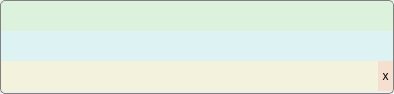
<?xml version="1.0" encoding="UTF-8"?>
<ui version="4.0">
 <class>Form</class>
 <widget class="QWidget" name="Form">
  <property name="geometry">
   <rect>
    <x>0</x>
    <y>0</y>
    <width>394</width>
    <height>94</height>
   </rect>
  </property>
  <property name="sizePolicy">
   <sizepolicy hsizetype="Minimum" vsizetype="Preferred">
    <horstretch>0</horstretch>
    <verstretch>0</verstretch>
   </sizepolicy>
  </property>
  <property name="minimumSize">
   <size>
    <width>0</width>
    <height>64</height>
   </size>
  </property>
  <property name="maximumSize">
   <size>
    <width>16777215</width>
    <height>94</height>
   </size>
  </property>
  <property name="windowTitle">
   <string>Form</string>
  </property>
  <property name="styleSheet">
   <string notr="true">#WidgetUp{background-color: rgba(150, 255, 150,50);}
#WidgetDown{background-color: rgba(255, 255, 150, 50);}
#WidgetMiddle{background-color: rgba(150, 255, 255, 50);}
QLineEdit{margin:2px;background-color:rgba(0,0,0,0);}
QToolButton#ClearButton{border:0px;background-color: rgba(255, 150, 150, 50);}
#LineFrame{border:0.5px solid gray;border-radius:5px;}</string>
  </property>
  <layout class="QGridLayout" name="gridLayout">
   <property name="leftMargin">
    <number>0</number>
   </property>
   <property name="topMargin">
    <number>0</number>
   </property>
   <property name="rightMargin">
    <number>0</number>
   </property>
   <property name="bottomMargin">
    <number>0</number>
   </property>
   <property name="spacing">
    <number>0</number>
   </property>
   <item row="0" column="0">
    <widget class="QFrame" name="LineFrame">
     <property name="sizePolicy">
      <sizepolicy hsizetype="MinimumExpanding" vsizetype="Minimum">
       <horstretch>0</horstretch>
       <verstretch>0</verstretch>
      </sizepolicy>
     </property>
     <property name="frameShape">
      <enum>QFrame::StyledPanel</enum>
     </property>
     <property name="frameShadow">
      <enum>QFrame::Raised</enum>
     </property>
     <layout class="QVBoxLayout" name="verticalLayout" stretch="0,0,0">
      <property name="spacing">
       <number>0</number>
      </property>
      <property name="leftMargin">
       <number>0</number>
      </property>
      <property name="topMargin">
       <number>0</number>
      </property>
      <property name="rightMargin">
       <number>0</number>
      </property>
      <property name="bottomMargin">
       <number>0</number>
      </property>
      <item>
       <widget class="QWidget" name="WidgetUp" native="true">
        <property name="minimumSize">
         <size>
          <width>0</width>
          <height>30</height>
         </size>
        </property>
        <property name="maximumSize">
         <size>
          <width>16777215</width>
          <height>30</height>
         </size>
        </property>
        <layout class="QHBoxLayout" name="horizontalLayout_2">
         <property name="leftMargin">
          <number>0</number>
         </property>
         <property name="topMargin">
          <number>0</number>
         </property>
         <property name="rightMargin">
          <number>0</number>
         </property>
         <property name="bottomMargin">
          <number>0</number>
         </property>
         <item>
          <widget class="QLineEdit" name="TextBrowserOrigin">
           <property name="minimumSize">
            <size>
             <width>0</width>
             <height>30</height>
            </size>
           </property>
           <property name="maximumSize">
            <size>
             <width>16777215</width>
             <height>30</height>
            </size>
           </property>
           <property name="mouseTracking">
            <bool>false</bool>
           </property>
           <property name="focusPolicy">
            <enum>Qt::NoFocus</enum>
           </property>
           <property name="frame">
            <bool>false</bool>
           </property>
           <property name="readOnly">
            <bool>true</bool>
           </property>
           <property name="clearButtonEnabled">
            <bool>false</bool>
           </property>
          </widget>
         </item>
        </layout>
       </widget>
      </item>
      <item>
       <widget class="QWidget" name="WidgetMiddle" native="true">
        <property name="minimumSize">
         <size>
          <width>0</width>
          <height>0</height>
         </size>
        </property>
        <property name="maximumSize">
         <size>
          <width>16777215</width>
          <height>30</height>
         </size>
        </property>
        <layout class="QHBoxLayout" name="horizontalLayout">
         <property name="spacing">
          <number>0</number>
         </property>
         <property name="leftMargin">
          <number>0</number>
         </property>
         <property name="topMargin">
          <number>0</number>
         </property>
         <property name="rightMargin">
          <number>0</number>
         </property>
         <property name="bottomMargin">
          <number>0</number>
         </property>
         <item>
          <widget class="QLineEdit" name="TextBrowserTranslated">
           <property name="sizePolicy">
            <sizepolicy hsizetype="Expanding" vsizetype="Fixed">
             <horstretch>0</horstretch>
             <verstretch>0</verstretch>
            </sizepolicy>
           </property>
           <property name="minimumSize">
            <size>
             <width>0</width>
             <height>30</height>
            </size>
           </property>
           <property name="maximumSize">
            <size>
             <width>16777215</width>
             <height>30</height>
            </size>
           </property>
           <property name="mouseTracking">
            <bool>false</bool>
           </property>
           <property name="focusPolicy">
            <enum>Qt::NoFocus</enum>
           </property>
           <property name="frame">
            <bool>false</bool>
           </property>
           <property name="readOnly">
            <bool>true</bool>
           </property>
           <property name="clearButtonEnabled">
            <bool>false</bool>
           </property>
          </widget>
         </item>
        </layout>
       </widget>
      </item>
      <item>
       <widget class="QWidget" name="WidgetDown" native="true">
        <property name="minimumSize">
         <size>
          <width>0</width>
          <height>30</height>
         </size>
        </property>
        <property name="maximumSize">
         <size>
          <width>16777215</width>
          <height>30</height>
         </size>
        </property>
        <layout class="QHBoxLayout" name="horizontalLayout_3">
         <property name="spacing">
          <number>0</number>
         </property>
         <property name="leftMargin">
          <number>0</number>
         </property>
         <property name="topMargin">
          <number>0</number>
         </property>
         <property name="rightMargin">
          <number>0</number>
         </property>
         <property name="bottomMargin">
          <number>0</number>
         </property>
         <item>
          <widget class="QLineEdit" name="TextEditTranslate">
           <property name="minimumSize">
            <size>
             <width>0</width>
             <height>30</height>
            </size>
           </property>
           <property name="maximumSize">
            <size>
             <width>16777215</width>
             <height>30</height>
            </size>
           </property>
           <property name="focusPolicy">
            <enum>Qt::TabFocus</enum>
           </property>
           <property name="frame">
            <bool>false</bool>
           </property>
          </widget>
         </item>
         <item>
          <widget class="QLabel" name="WarningLabel">
           <property name="toolTipDuration">
            <number>0</number>
           </property>
           <property name="text">
            <string/>
           </property>
          </widget>
         </item>
         <item>
          <widget class="QLabel" name="TextLengthLabel">
           <property name="text">
            <string/>
           </property>
          </widget>
         </item>
         <item>
          <widget class="QToolButton" name="ClearButton">
           <property name="minimumSize">
            <size>
             <width>15</width>
             <height>30</height>
            </size>
           </property>
           <property name="maximumSize">
            <size>
             <width>15</width>
             <height>30</height>
            </size>
           </property>
           <property name="text">
            <string>x</string>
           </property>
          </widget>
         </item>
        </layout>
       </widget>
      </item>
     </layout>
    </widget>
   </item>
  </layout>
 </widget>
 <resources/>
 <connections/>
</ui>
